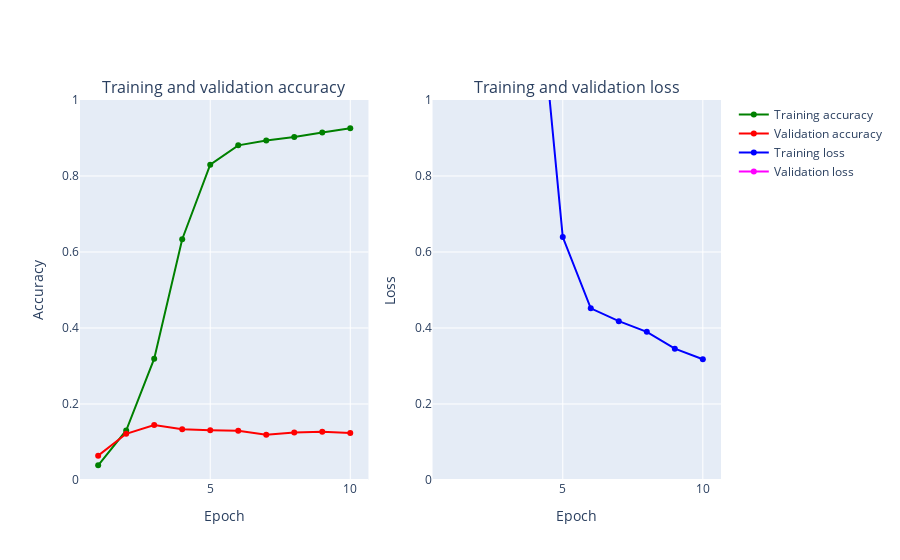

Notebook cell for this chart:
### Markdown cell above
# CNN Baseline
> CIFAR 100 seems to be alot harder for a simple CNN model to recognize

![](./image/Filtering.gif)
> Image is different from a typical MNIST dataset as it is now coloured, below is a sneak peak of what goes on in the code below

### Code cell
epochs = 15
num_classes = 100
seed = np.random.seed(1)






cifar_model = Sequential()
cifar_model.add(Conv2D(32, kernel_size=(3, 3),activation='relu',input_shape=(32,32,3)))
cifar_model.add(Conv2D(64, (3, 3), activation='relu'))
cifar_model.add(Flatten())
cifar_model.add(Dense(128, activation='relu'))
cifar_model.add(Dense(num_classes, activation='softmax'))

cifar_model.compile(loss='categorical_crossentropy', optimizer=Adam(),metrics=['accuracy'])
cifar_model.summary()

h_callback = cifar_model.fit(X_train, y_train, epochs = 10,
               validation_data=(X_val, y_val))

# Plot train vs test loss during training 
plot_accuracy_and_loss(h_callback)
# function to get precision, recall and f1 score

test_loss , test_acc = cifar_model.evaluate(X_test, y_test)

def get_metrics(model,X_test = X_test):
    predictions = np.argmax(model.predict(X_test), axis=-1)
    precision = precision_score(y_test_labels, predictions, average='macro')
    recall = recall_score(y_test_labels, predictions, average='macro')
    f1 = f1_score(y_test_labels, predictions, average='macro')
    return precision,recall,f1
precision,recall,f1 = get_metrics(cifar_model)

# Dataframe to keep track of all model scores

Model_scores = pd.DataFrame([['CNN baseline',test_acc,test_loss,precision,recall,f1]],columns=['Model','Accuracy','Loss','Precision','Recall','F1 Score'])





gc.collect()
tf.keras.backend.clear_session()
del cifar_model

### Figure 1 — Plotly figure (JSON) as saved in the notebook; plotly's stock layout.template omitted (floating-point values rounded to 4 significant figures)
{"data": [{"marker": {"color": "Green"}, "mode": "markers+lines", "name": "Training accuracy", "text": ["1", "2", "3", "4", "5", "6", "7", "8", "9", "10"], "type": "scatter", "x": [1, 2, 3, 4, 5, 6, 7, 8, 9, 10], "xaxis": "x", "y": [0.03865, 0.1303, 0.3192, 0.6335, 0.8298, 0.8807, 0.8936, 0.9027, 0.9145, 0.9255], "yaxis": "y"}, {"marker": {"color": "Red"}, "mode": "markers+lines", "name": "Validation accuracy", "text": ["1", "2", "3", "4", "5", "6", "7", "8", "9", "10"], "type": "scatter", "x": [1, 2, 3, 4, 5, 6, 7, 8, 9, 10], "xaxis": "x", "y": [0.0641, 0.1216, 0.1448, 0.1337, 0.1311, 0.1298, 0.1188, 0.1251, 0.1268, 0.1236], "yaxis": "y"}, {"marker": {"color": "Blue"}, "mode": "markers+lines", "name": "Training loss", "text": ["1", "2", "3", "4", "5", "6", "7", "8", "9", "10"], "type": "scatter", "x": [1, 2, 3, 4, 5, 6, 7, 8, 9, 10], "xaxis": "x2", "y": [5.913, 3.878, 2.821, 1.412, 0.6394, 0.4517, 0.4179, 0.3899, 0.3456, 0.3179], "yaxis": "y2"}, {"marker": {"color": "Magenta"}, "mode": "markers+lines", "name": "Validation loss", "text": ["1", "2", "3", "4", "5", "6", "7", "8", "9", "10"], "type": "scatter", "x": [1, 2, 3, 4, 5, 6, 7, 8, 9, 10], "xaxis": "x2", "y": [4.249, 3.951, 4.083, 5.27, 7.682, 8.902, 10.04, 11.83, 13.28, 14.03], "yaxis": "y2"}], "layout": {"annotations": [{"font": {"size": 16}, "showarrow": false, "text": "Training and validation accuracy", "x": 0.225, "xanchor": "center", "xref": "paper", "y": 1, "yanchor": "bottom", "yref": "paper"}, {"font": {"size": 16}, "showarrow": false, "text": "Training and validation loss", "x": 0.775, "xanchor": "center", "xref": "paper", "y": 1, "yanchor": "bottom", "yref": "paper"}], "xaxis": {"anchor": "y", "domain": [0, 0.45], "title": {"text": "Epoch"}}, "xaxis2": {"anchor": "y2", "domain": [0.55, 1], "title": {"text": "Epoch"}}, "yaxis": {"anchor": "x", "domain": [0, 1], "range": [0, 1], "title": {"text": "Accuracy"}}, "yaxis2": {"anchor": "x2", "domain": [0, 1], "range": [0, 1], "title": {"text": "Loss"}}}}
